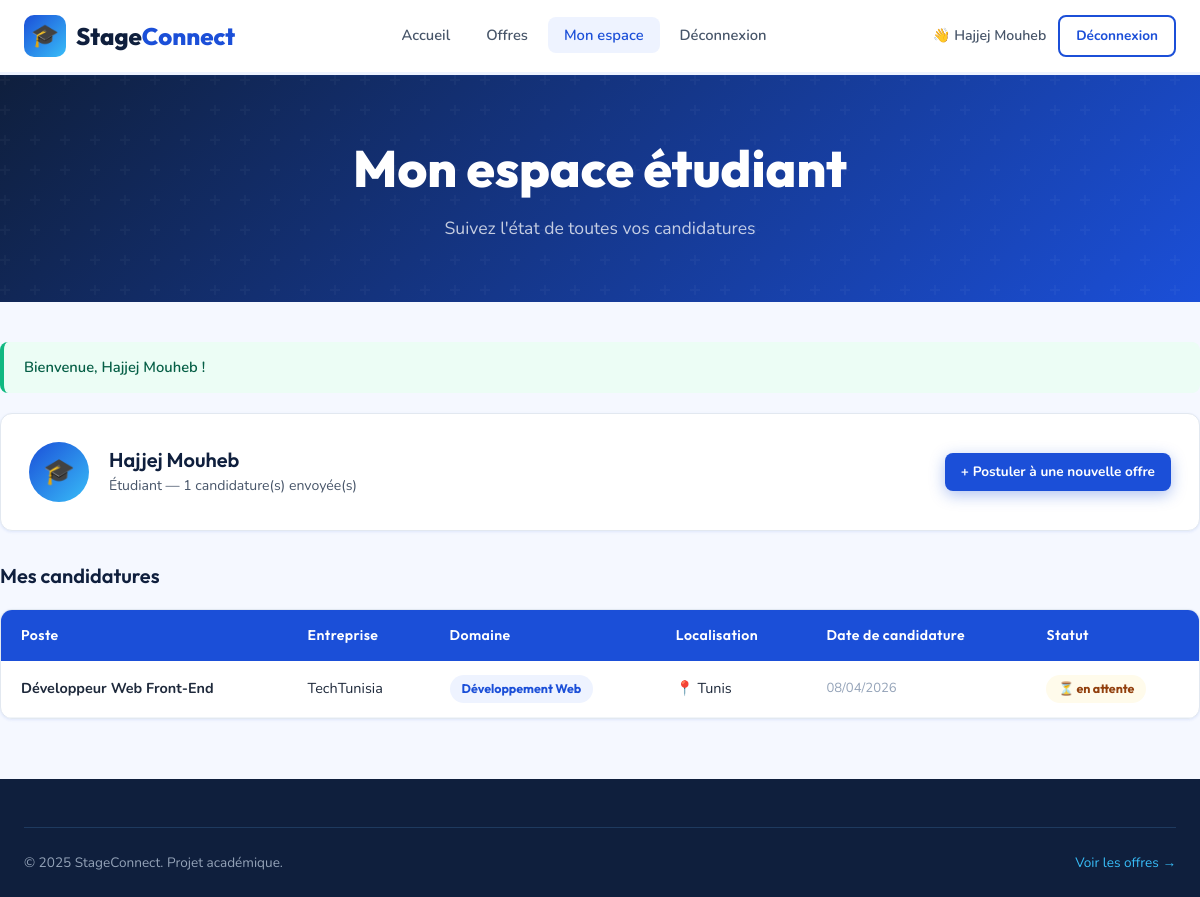
The page /mon-espace.php (signed in) on the database its author committed.
### tables this page shows
CREATE TABLE IF NOT EXISTS applications (
    id          INT AUTO_INCREMENT PRIMARY KEY,
    user_id     INT NOT NULL,
    offer_id    INT NOT NULL,
    cv          VARCHAR(255),                     
    status      ENUM('en attente', 'acceptée', 'refusée') DEFAULT 'en attente',
    applied_at  TIMESTAMP DEFAULT CURRENT_TIMESTAMP,

     
    FOREIGN KEY (user_id)  REFERENCES users(id)  ON DELETE CASCADE,
    FOREIGN KEY (offer_id) REFERENCES offers(id) ON DELETE CASCADE,

     
    UNIQUE KEY unique_application (user_id, offer_id)
);

CREATE TABLE IF NOT EXISTS offers (
    id          INT AUTO_INCREMENT PRIMARY KEY,
    title       VARCHAR(200) NOT NULL,
    description TEXT NOT NULL,
    company     VARCHAR(150) NOT NULL,
    location    VARCHAR(100) DEFAULT 'Tunisie',
    domain      VARCHAR(100) DEFAULT 'Informatique',
    duration    VARCHAR(50)  DEFAULT '2 mois',
    created_at  TIMESTAMP DEFAULT CURRENT_TIMESTAMP
);

### functions.php (called while the page is built, shortened)
<?php
function getFlash(): ?array {
    if (isset($_SESSION['flash'])) {
        $flash = $_SESSION['flash'];
        return $flash;
    }
    return null;
}
function e(string $str): string {
    return htmlspecialchars($str, ENT_QUOTES, 'UTF-8');
}

### mon-espace.php (the view, shortened to what this page needs)
<?php
require_once __DIR__ . '/php/functions.php';
require_once __DIR__ . '/config/db.php';
$flash = getFlash();
$stmt = $pdo->prepare(
    'SELECT a.id, a.cv, a.status, a.applied_at,
            o.title AS offer_title, o.company, o.domain, o.location
     FROM applications a
     JOIN offers o ON a.offer_id = o.id
     WHERE a.user_id = ?
     ORDER BY a.applied_at DESC'
);
$stmt->execute([$_SESSION['user_id']]);
$applications = $stmt->fetchAll();
?>
<!DOCTYPE html>
<html lang="fr">
<head>
    <link rel="stylesheet" href="css/style.css">
</head>
<body>
<header class="site-header">
    <nav class="navbar container">
        <a href="index.html" class="navbar-brand">
            <div class="brand-icon">🎓</div>
            <span class="brand-text">Stage<span>Connect</span></span>
        </a>
        <ul class="navbar-nav">
            <li><a href="index.html"     class="nav-link">Accueil</a></li>
            <li><a href="offres.php"     class="nav-link">Offres</a></li>
            <li><a href="mon-espace.php" class="nav-link active">Mon espace</a></li>
            <li><a href="logout.php"     class="nav-link">Déconnexion</a></li>
        </ul>
        <div class="navbar-actions">
            <span style="font-size:.88rem; color:var(--gray-600); font-weight:600;">
                👋 <?= e($_SESSION['user_name']) ?>
            </span>
            <a href="logout.php" class="btn btn-outline btn-sm">Déconnexion</a>
        </div>
    </nav>
</header>
<section class="page-hero">
    <div class="container" style="position:relative;z-index:1;">
        <h1>Mon espace étudiant</h1>
        <p>Suivez l'état de toutes vos candidatures</p>
    </div>
</section>
<main class="container" style="padding: 40px 0 60px;">
    <?php if ($flash): ?>
        <div class="alert alert-<?= e($flash['type']) ?>" data-auto-dismiss>
            <?= e($flash['message']) ?>
        </div>
    <?php endif; ?>
    <div class="card" style="margin-bottom:32px; display:flex; align-items:center; gap:20px; flex-wrap:wrap;">
        <div style="width:60px; height:60px; background:linear-gradient(135deg, var(--primary), var(--accent));
             border-radius:50%; display:flex; align-items:center; justify-content:center;
             font-size:1.6rem; color:white; flex-shrink:0;">
            🎓
        </div>
        <div>
            <h3 style="margin-bottom:2px;"><?= e($_SESSION['user_name']) ?></h3>
            <p style="font-size:.88rem; margin:0;">Étudiant — <?= count($applications) ?> candidature(s) envoyée(s)</p>
        </div>
        <a href="offres.php" class="btn btn-primary btn-sm" style="margin-left:auto;">
            + Postuler à une nouvelle offre
        </a>
    </div>
    <h3 style="margin-bottom:20px;">Mes candidatures</h3>
    <?php if (empty($applications)): ?>
        <div class="empty-state">
            <div class="empty-icon">📋</div>
            <h3>Aucune candidature</h3>
            <p>Vous n'avez pas encore postulé. Découvrez nos offres disponibles.</p>
            <a href="offres.php" class="btn btn-primary mt-2">Voir les offres</a>
        </div>
    <?php else: ?>
        <div class="table-wrapper">
            <table>
                <thead>
                    <tr>
                        <th>Poste</th>
                        <th>Entreprise</th>
                        <th>Domaine</th>
                        <th>Localisation</th>
                        <th>Date de candidature</th>
                        <th>Statut</th>
                    </tr>
                </thead>
                <tbody>
                    <?php foreach ($applications as $app): ?>
                        <tr>
                            <td><strong><?= e($app['offer_title']) ?></strong></td>
                            <td><?= e($app['company']) ?></td>
                            <td><span class="badge badge-primary"><?= e($app['domain']) ?></span></td>
                            <td>📍 <?= e($app['location']) ?></td>
                            <td style="font-size:.82rem; color:var(--gray-400);">
                                <?= date('d/m/Y', strtotime($app['applied_at'])) ?>
                            </td>
                            <td>
                                <?php
                                $badgeClass = match($app['status']) {
                                    'acceptée' => 'badge-success',
                                    'refusée'  => 'badge-danger',
                                    default    => 'badge-warning',
                                };
                                $icon = match($app['status']) {
                                    'acceptée' => '✅',
                                    'refusée'  => '❌',
                                    default    => '⏳',
                                };
                                ?>
                                <span class="badge <?= $badgeClass ?>">
                                    <?= $icon ?> <?= e($app['status']) ?>
                                </span>
                            </td>
                        </tr>
                    <?php endforeach; ?>
                </tbody>
            </table>
        </div>
    <?php endif; ?>
</main>
<footer class="site-footer">
    <div class="container">
        <div class="footer-bottom">
            <span>© 2025 StageConnect. Projet académique.</span>
            <a href="offres.php" style="color:var(--accent);">Voir les offres →</a>
        </div>
    </div>
</footer>
</body>
</html>

### rows shown on the page
applications: offer.title "Développeur Web Front-End", offer.company "TechTunisia", offer.domain "Développement Web", offer.location "Tunis", applied_at "08/04/2026", status "⏳", status "en attente"

### other values the page prints
$_SESSION['user_name'] "Hajjej Mouheb"
$flash['message'] "Bienvenue, Hajjej Mouheb !"
count($applications) "1"
